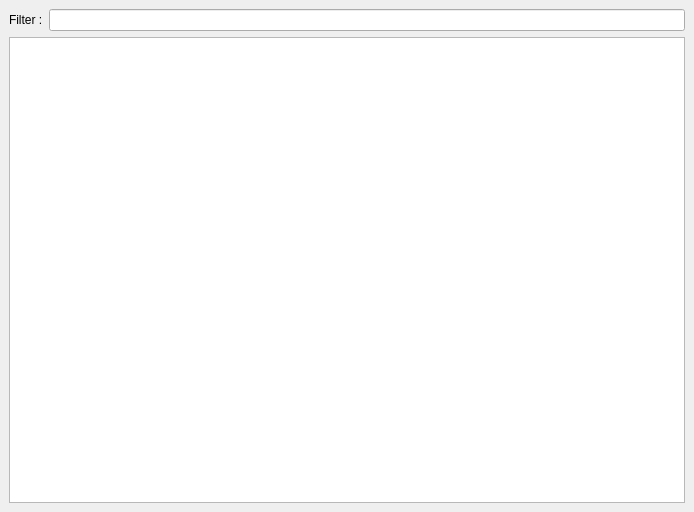
<?xml version="1.0" encoding="UTF-8"?>
<ui version="4.0">
 <class>dataBaseViewer</class>
 <widget class="QDockWidget" name="dataBaseViewer">
  <property name="geometry">
   <rect>
    <x>0</x>
    <y>0</y>
    <width>694</width>
    <height>512</height>
   </rect>
  </property>
  <property name="windowTitle">
   <string>DataBase</string>
  </property>
  <widget class="QWidget" name="dockWidgetContents">
   <layout class="QVBoxLayout" name="verticalLayout_2">
    <item>
     <layout class="QVBoxLayout" name="verticalLayout">
      <item>
       <layout class="QHBoxLayout" name="horizontalLayout">
        <item>
         <widget class="QLabel" name="filterLabel">
          <property name="text">
           <string>Filter :</string>
          </property>
         </widget>
        </item>
        <item>
         <widget class="QLineEdit" name="filterInput"/>
        </item>
       </layout>
      </item>
      <item>
       <widget class="QTableView" name="dataBaseTableView">
        <property name="alternatingRowColors">
         <bool>true</bool>
        </property>
        <property name="sortingEnabled">
         <bool>true</bool>
        </property>
        <attribute name="horizontalHeaderCascadingSectionResizes">
         <bool>true</bool>
        </attribute>
       </widget>
      </item>
     </layout>
    </item>
   </layout>
  </widget>
 </widget>
 <resources/>
 <connections/>
</ui>
